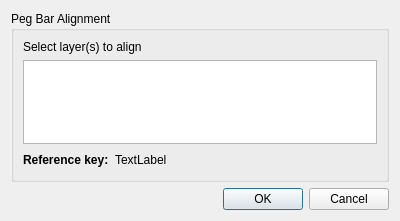
<?xml version="1.0" encoding="UTF-8"?>
<ui version="4.0">
 <class>PegBarAlignmentDialog</class>
 <widget class="QDialog" name="PegBarAlignmentDialog">
  <property name="geometry">
   <rect>
    <x>0</x>
    <y>0</y>
    <width>400</width>
    <height>221</height>
   </rect>
  </property>
  <property name="windowTitle">
   <string>Peg bar Alignment</string>
  </property>
  <property name="windowIcon">
   <iconset resource="../data/app.qrc">
    <normaloff>:/icons/icon.png</normaloff>:/icons/icon.png</iconset>
  </property>
  <layout class="QVBoxLayout" name="verticalLayout">
   <item>
    <widget class="QGroupBox" name="groupBox">
     <property name="title">
      <string>Peg Bar Alignment</string>
     </property>
     <layout class="QVBoxLayout" name="verticalLayout_2">
      <item>
       <widget class="QLabel" name="label">
        <property name="text">
         <string>Select layer(s) to align</string>
        </property>
       </widget>
      </item>
      <item>
       <widget class="QListWidget" name="lwLayers">
        <property name="selectionMode">
         <enum>QAbstractItemView::MultiSelection</enum>
        </property>
       </widget>
      </item>
      <item>
       <layout class="QHBoxLayout" name="horizontalLayout">
        <item>
         <widget class="QLabel" name="labRefText">
          <property name="font">
           <font>
            <weight>75</weight>
            <bold>true</bold>
           </font>
          </property>
          <property name="text">
           <string>Reference key:</string>
          </property>
         </widget>
        </item>
        <item>
         <widget class="QLabel" name="labRefKey">
          <property name="text">
           <string>TextLabel</string>
          </property>
         </widget>
        </item>
        <item>
         <spacer name="horizontalSpacer">
          <property name="orientation">
           <enum>Qt::Horizontal</enum>
          </property>
          <property name="sizeHint" stdset="0">
           <size>
            <width>40</width>
            <height>20</height>
           </size>
          </property>
         </spacer>
        </item>
       </layout>
      </item>
     </layout>
    </widget>
   </item>
   <item>
    <widget class="QDialogButtonBox" name="buttonBox">
     <property name="orientation">
      <enum>Qt::Horizontal</enum>
     </property>
     <property name="standardButtons">
      <set>QDialogButtonBox::Cancel|QDialogButtonBox::Ok</set>
     </property>
    </widget>
   </item>
  </layout>
 </widget>
 <resources>
  <include location="../data/app.qrc"/>
 </resources>
 <connections>
  <connection>
   <sender>buttonBox</sender>
   <signal>accepted()</signal>
   <receiver>PegBarAlignmentDialog</receiver>
   <slot>accept()</slot>
   <hints>
    <hint type="sourcelabel">
     <x>248</x>
     <y>254</y>
    </hint>
    <hint type="destinationlabel">
     <x>157</x>
     <y>274</y>
    </hint>
   </hints>
  </connection>
  <connection>
   <sender>buttonBox</sender>
   <signal>rejected()</signal>
   <receiver>PegBarAlignmentDialog</receiver>
   <slot>reject()</slot>
   <hints>
    <hint type="sourcelabel">
     <x>316</x>
     <y>260</y>
    </hint>
    <hint type="destinationlabel">
     <x>286</x>
     <y>274</y>
    </hint>
   </hints>
  </connection>
 </connections>
</ui>
